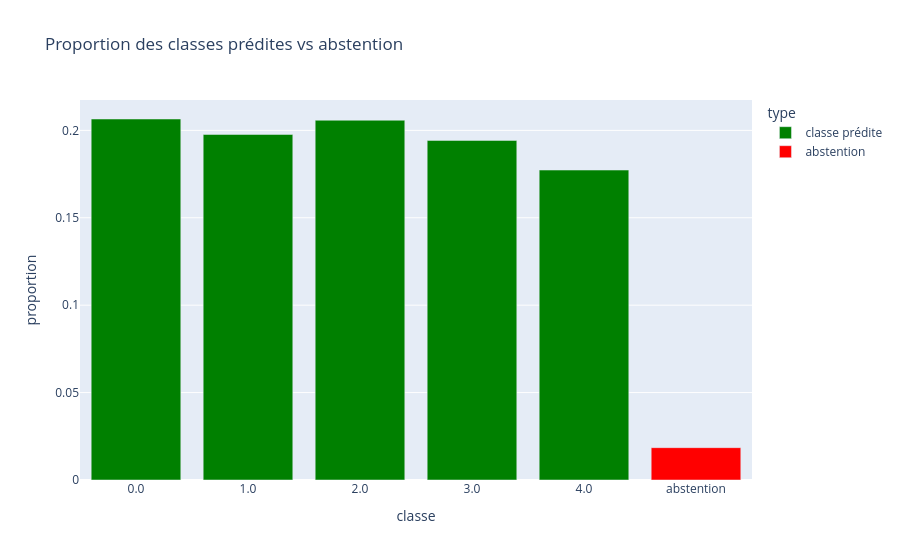

Notebook source saved alongside this figure:
### Code cell
plot_df = pd.concat([counts, proportions], axis=1, keys=["count", "proportion"]).reset_index()
plot_df = plot_df.rename(columns={0: "classe"})
plot_df["type"] = np.where(plot_df["classe"].isna(), "abstention", "classe prédite")
plot_df["classe_label"] = plot_df["classe"].apply(
    lambda c: "abstention" if pd.isna(c) else str(c)
)
plot_df = plot_df.sort_values("classe", na_position="last")

fig = px.bar(
    plot_df,
    x="classe_label",
    y="proportion",
    color="type",
    color_discrete_map={"classe prédite": "green", "abstention": "red"},
    labels={"classe_label": "classe", "proportion": "proportion"},
    title="Proportion des classes prédites vs abstention",
)
fig.show()

### Figure 1 — Plotly figure (JSON) as saved in the notebook; plotly's stock layout.template omitted (floating-point values rounded to 4 significant figures)
{"data": [{"hovertemplate": "type=classe prédite<br>classe=%{x}<br>proportion=%{y}<extra></extra>", "legendgroup": "classe prédite", "marker": {"color": "green", "pattern": {"shape": ""}}, "name": "classe prédite", "orientation": "v", "showlegend": true, "textposition": "auto", "x": ["0.0", "1.0", "2.0", "3.0", "4.0"], "xaxis": "x", "y": [0.2065, 0.1976, 0.2058, 0.1943, 0.1773], "yaxis": "y", "type": "bar"}, {"hovertemplate": "type=abstention<br>classe=%{x}<br>proportion=%{y}<extra></extra>", "legendgroup": "abstention", "marker": {"color": "red", "pattern": {"shape": ""}}, "name": "abstention", "orientation": "v", "showlegend": true, "textposition": "auto", "x": ["abstention"], "xaxis": "x", "y": [0.0185], "yaxis": "y", "type": "bar"}], "layout": {"barmode": "relative", "legend": {"title": {"text": "type"}, "tracegroupgap": 0}, "title": {"text": "Proportion des classes prédites vs abstention"}, "xaxis": {"anchor": "y", "domain": [0.0, 1.0], "title": {"text": "classe"}}, "yaxis": {"anchor": "x", "domain": [0.0, 1.0], "title": {"text": "proportion"}}}}
